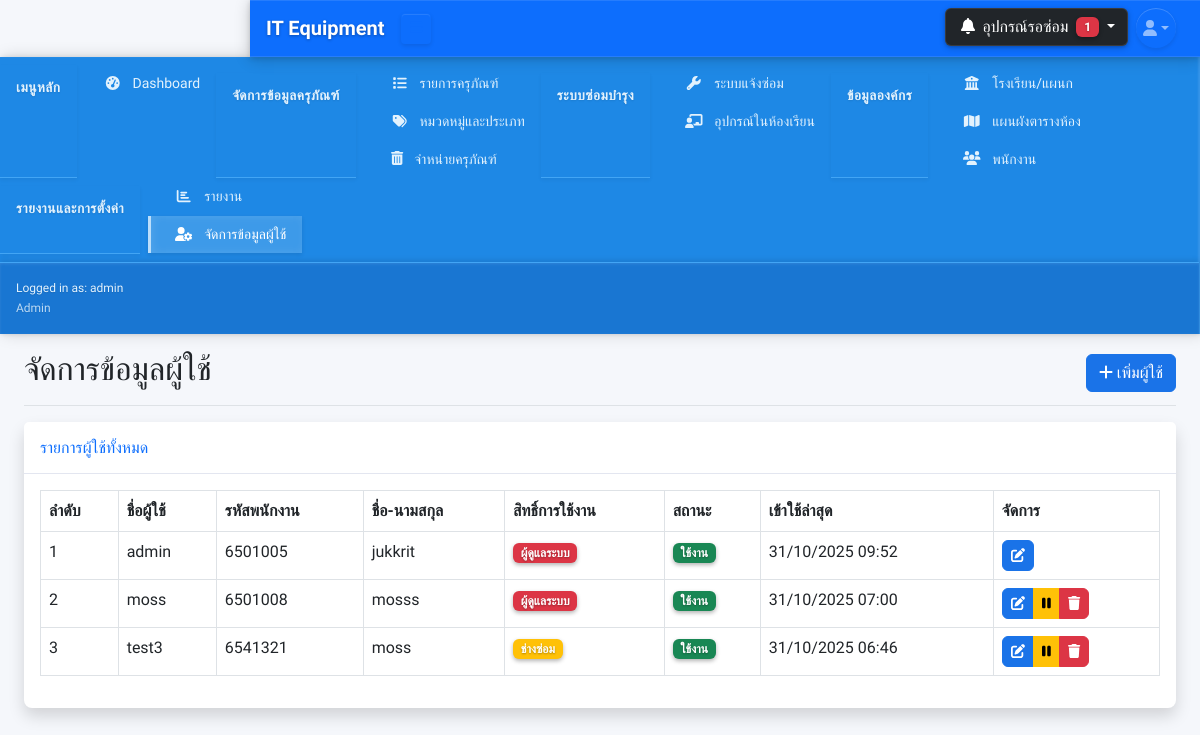
/users.php (signed in), run on the app's committed database.
### tables this page shows
CREATE TABLE IF NOT EXISTS users (
    id INT AUTO_INCREMENT PRIMARY KEY COMMENT 'รหัสผู้ใช้ระบบ (Primary Key)',
    username VARCHAR(50) NOT NULL UNIQUE COMMENT 'ชื่อผู้ใช้สำหรับเข้าสู่ระบบ',
    password VARCHAR(255) NOT NULL COMMENT 'รหัสผ่านที่เข้ารหัสแล้ว',    
    employee_id VARCHAR(20) NOT NULL COMMENT 'รหัสพนักงาน',
    full_name VARCHAR(100) NOT NULL COMMENT 'ชื่อ-นามสกุลผู้ใช้',
    role enum('admin','user','technician') DEFAULT 'admin' COMMENT 'บทบาทผู้ใช้ (admin, user, technician)',
    is_active tinyint(1) DEFAULT 1 COMMENT 'สถานะผู้ใช้ (1=ใช้งาน, 0=ไม่ใช้งาน)',
    last_login timestamp NULL DEFAULT NULL COMMENT 'เข้าใช้ล่าสุด', 
    created_at timestamp NOT NULL DEFAULT current_timestamp() COMMENT 'วันที่สร้างบันทึก',
    updated_at TIMESTAMP DEFAULT CURRENT_TIMESTAMP ON UPDATE CURRENT_TIMESTAMP COMMENT 'วันที่แก้ไขล่าสุด'    
);

### includes/auth_check.php (called while the page is built, shortened)
<?php
function hasPermission($required_roles = []) {
    $user_role = $_SESSION['role'] ?? '';
    return in_array($user_role, $required_roles);
}
?>

### users.php (the view, shortened to what this page needs)
<?php
require_once 'includes/header.php';
require_once 'includes/auth_check.php';
$users_query = "SELECT u.* FROM users u ORDER BY u.id";
$users_list = $db->query($users_query)->fetchAll(PDO::FETCH_ASSOC);
?>
<?php include 'includes/navbar.php'; ?>
<?php
include 'includes/sidebar.php';
?>
<div id="layoutSidenav_content">
    <main >
    <div class="container-fluid px-4">
    <div class="d-flex justify-content-between flex-wrap flex-md-nowrap align-items-center pt-3 pb-2 mb-3 border-bottom">
        <h1 class="h2">จัดการข้อมูลผู้ใช้</h1>
        <?php if (hasPermission(['admin'])): ?>
            <button type="button" class="btn btn-primary" data-bs-toggle="modal" data-bs-target="#userModal" onclick="clearForm()">
                <i class="fas fa-plus"></i> เพิ่มผู้ใช้
            </button>
        <?php endif; ?>
    </div>
    <div class="card shadow mb-4">
        <div class="card-header py-3">
            <h6 class="m-0 font-weight-bold text-primary">รายการผู้ใช้ทั้งหมด</h6>
        </div>
        <div class="card-body">
            <div class="table-responsive">
                <table class="table table-bordered" id="dataTable" width="100%" cellspacing="0">
                    <thead>
                        <tr>
                            <th>ลำดับ</th>
                            <th>ชื่อผู้ใช้</th>
                            <th>รหัสพนักงาน</th>
                            <th>ชื่อ-นามสกุล</th>
                            <th>สิทธิ์การใช้งาน</th>
                            <th>สถานะ</th>
                            <th>เข้าใช้ล่าสุด</th>
                            <?php if (hasPermission(['admin'])): ?>
                                <th>จัดการ</th>
                            <?php endif; ?>
                        </tr>
                    </thead>
                    <tbody>
                        <?php $counter = 1; ?>
                        <?php foreach($users_list as $user): ?>
                        <tr>
                            <td><?php echo $counter++; ?></td>
                            <td><?php echo $user['username']; ?></td>
                            <td><?php echo $user['employee_id']; ?></td>
                            <td><?php echo $user['full_name']; ?></td>
                            <td>
                                <?php
                                $role_badge = [
                                    'admin' => 'danger',
                                    'user' => 'primary',
                                    'technician' => 'warning'
                                ];
                                $current_role = $user['role'];
                                $badge_color = isset($role_badge[$current_role]) ? $role_badge[$current_role] : 'secondary';
                                ?>
                                <span class="badge bg-<?php echo $badge_color; ?>">
                                    <?php
                                    $role_names = [
                                        'admin' => 'ผู้ดูแลระบบ',
                                        'user' => 'ผู้ใช้งาน',
                                        'technician' => 'ช่างซ่อม'
                                    ];
                                    echo isset($role_names[$current_role]) ? $role_names[$current_role] : $current_role;
                                    ?>
                                </span>
                            </td>
                            <td>
                                <span class="badge bg-<?php echo $user['is_active'] ? 'success' : 'secondary'; ?>">
                                    <?php echo $user['is_active'] ? 'ใช้งาน' : 'ปิดใช้งาน'; ?>
                                </span>
                            </td>
                            <td><?php echo $user['last_login'] ? date('d/m/Y H:i', strtotime($user['last_login'])) : 'ยังไม่เคยเข้าใช้'; ?></td>
                            <?php if (hasPermission(['admin'])): ?>
                                <td>
                                    <div class="btn-group" role="group">
                                        <button type="button" class="btn btn-sm btn-primary" data-bs-toggle="modal" data-bs-target="#userModal" onclick='editUser(<?php echo json_encode($user); ?>)'>
                                            <i class="fas fa-edit"></i>
                                        </button>
                                        <?php if ($user['id'] != $_SESSION['user_id']): ?>
                                            <a href="users.php?action=toggle_active&id=<?php echo $user['id']; ?>" class="btn btn-sm btn-<?php echo $user['is_active'] ? 'warning' : 'success'; ?>" title="<?php echo $user['is_active'] ? 'ปิดใช้งาน' : 'เปิดใช้งาน'; ?>">
                                                <i class="fas fa-<?php echo $user['is_active'] ? 'pause' : 'play'; ?>"></i>
                                            </a>
                                            <a href="users.php?action=delete&id=<?php echo $user['id']; ?>" class="btn btn-sm btn-danger" onclick="return confirm('คุณแน่ใจหรือไม่?')">
                                                <i class="fas fa-trash"></i>
                                            </a>
                                        <?php endif; ?>
                                    </div>
                                </td>
                            <?php endif; ?>
                        </tr>
                        <?php endforeach; ?>
                    </tbody>
                </table>
            </div>
        </div>
    </div>
</main>
<?php require_once 'includes/footer.php'; ?>

### css/styles.css (style rules this page uses)
:root { --primary: #1a73e8; --primary-dark: #0d47a1; --secondary: #6c757d; --success: #28a745; --info: #17a2b8; --warning: #ffc107; --danger: #dc3545; --light: #f8f9fa; --dark: #343a40; }
body { font-family: 'Prompt', sans-serif; background-color: #f5f7fb; }
.card { border: none; border-radius: 0.5rem; box-shadow: 0 0.15rem 1.75rem 0 rgba(58, 59, 69, 0.15); margin-bottom: 1.5rem; }
.card-header { background-color: white; border-bottom: 1px solid #e3e6f0; font-weight: 600; }
.btn { border-radius: 0.375rem; font-weight: 500; }
.btn-primary { background-color: var(--primary); border-color: var(--primary); }
.table-responsive { overflow-x: auto; }

### includes/header.php (style rules this page uses)
:root { --primary: #1a73e8; --primary-dark: #0d47a1; --secondary: #6c757d; --success: #28a745; --info: #17a2b8; --warning: #ffc107; --danger: #dc3545; --light: #f8f9fa; --dark: #343a40; }
body { font-family: 'Prompt', sans-serif; background-color: #f5f7fb; }

### includes/navbar.php (style rules this page uses)
.badge { box-shadow: 0 2px 4px rgba(0, 0, 0, 0.3) !important; text-shadow: 0 1px 2px rgba(0, 0, 0, 0.3); }
.badge.bg-danger { animation: pulse 2s infinite; }

### data on the page
users: username "admin", employee "6501005", full_name "jukkrit", role "ผู้ดูแลระบบ", is_active "ใช้งาน", last_login "31/10/2025 09:52"
users: username "moss", employee "6501008", full_name "mosss", role "ผู้ดูแลระบบ", is_active "ใช้งาน", last_login "31/10/2025 07:00"
users: username "test3", employee "6541321", full_name "moss", role "ช่างซ่อม", is_active "ใช้งาน", last_login "31/10/2025 06:46"

### other printed values
$pending_count "1"
$_SESSION['username'] "admin"
$_SESSION['role'] "Admin"
